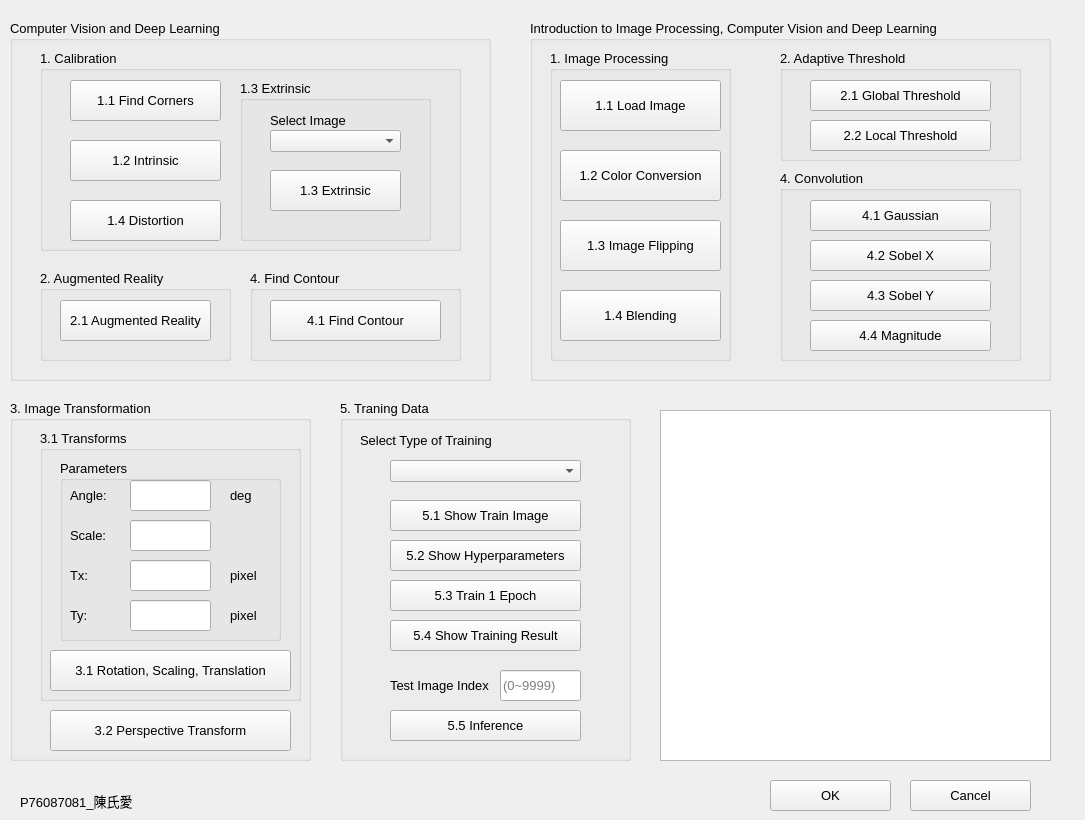
<?xml version="1.0" encoding="UTF-8"?>
<ui version="4.0">
 <class>Opencv_hw1</class>
 <widget class="QWidget" name="Opencv_hw1">
  <property name="windowModality">
   <enum>Qt::NonModal</enum>
  </property>
  <property name="enabled">
   <bool>true</bool>
  </property>
  <property name="geometry">
   <rect>
    <x>0</x>
    <y>0</y>
    <width>1085</width>
    <height>820</height>
   </rect>
  </property>
  <property name="sizePolicy">
   <sizepolicy hsizetype="Minimum" vsizetype="Minimum">
    <horstretch>0</horstretch>
    <verstretch>0</verstretch>
   </sizepolicy>
  </property>
  <property name="minimumSize">
   <size>
    <width>0</width>
    <height>0</height>
   </size>
  </property>
  <property name="maximumSize">
   <size>
    <width>1085</width>
    <height>820</height>
   </size>
  </property>
  <property name="font">
   <font>
    <pointsize>10</pointsize>
   </font>
  </property>
  <property name="cursor">
   <cursorShape>ArrowCursor</cursorShape>
  </property>
  <property name="windowTitle">
   <string>Hw1_P76087081_陳氏愛</string>
  </property>
  <property name="windowIcon">
   <iconset>
    <normaloff>cvHw1.ico</normaloff>cvHw1.ico</iconset>
  </property>
  <property name="statusTip">
   <string notr="true"/>
  </property>
  <property name="accessibleName">
   <string/>
  </property>
  <property name="accessibleDescription">
   <string/>
  </property>
  <property name="autoFillBackground">
   <bool>true</bool>
  </property>
  <property name="locale">
   <locale language="English" country="UnitedStates"/>
  </property>
  <widget class="QGroupBox" name="imgtrans_group">
   <property name="geometry">
    <rect>
     <x>10</x>
     <y>400</y>
     <width>301</width>
     <height>361</height>
    </rect>
   </property>
   <property name="title">
    <string>3. Image Transformation</string>
   </property>
   <widget class="QGroupBox" name="inforpara_group">
    <property name="geometry">
     <rect>
      <x>30</x>
      <y>30</y>
      <width>261</width>
      <height>271</height>
     </rect>
    </property>
    <property name="title">
     <string>3.1 Transforms</string>
    </property>
    <widget class="QGroupBox" name="parameter_group">
     <property name="geometry">
      <rect>
       <x>20</x>
       <y>30</y>
       <width>221</width>
       <height>181</height>
      </rect>
     </property>
     <property name="title">
      <string>Parameters</string>
     </property>
     <widget class="QLineEdit" name="lineEdit_angle">
      <property name="geometry">
       <rect>
        <x>70</x>
        <y>20</y>
        <width>81</width>
        <height>31</height>
       </rect>
      </property>
     </widget>
     <widget class="QLineEdit" name="lineEdit_scale">
      <property name="geometry">
       <rect>
        <x>70</x>
        <y>60</y>
        <width>81</width>
        <height>31</height>
       </rect>
      </property>
     </widget>
     <widget class="QLineEdit" name="lineEdit_Tx">
      <property name="geometry">
       <rect>
        <x>70</x>
        <y>100</y>
        <width>81</width>
        <height>31</height>
       </rect>
      </property>
     </widget>
     <widget class="QLineEdit" name="lineEdit_Ty">
      <property name="geometry">
       <rect>
        <x>70</x>
        <y>140</y>
        <width>81</width>
        <height>31</height>
       </rect>
      </property>
     </widget>
     <widget class="QLabel" name="label_angle">
      <property name="geometry">
       <rect>
        <x>10</x>
        <y>20</y>
        <width>52</width>
        <height>31</height>
       </rect>
      </property>
      <property name="text">
       <string>Angle:</string>
      </property>
     </widget>
     <widget class="QLabel" name="label_scale">
      <property name="geometry">
       <rect>
        <x>10</x>
        <y>60</y>
        <width>52</width>
        <height>31</height>
       </rect>
      </property>
      <property name="text">
       <string>Scale:</string>
      </property>
     </widget>
     <widget class="QLabel" name="label_ty">
      <property name="geometry">
       <rect>
        <x>10</x>
        <y>140</y>
        <width>52</width>
        <height>31</height>
       </rect>
      </property>
      <property name="text">
       <string>Ty:</string>
      </property>
     </widget>
     <widget class="QLabel" name="label_tx">
      <property name="geometry">
       <rect>
        <x>10</x>
        <y>100</y>
        <width>52</width>
        <height>31</height>
       </rect>
      </property>
      <property name="text">
       <string>Tx:</string>
      </property>
     </widget>
     <widget class="QLabel" name="label_deg">
      <property name="geometry">
       <rect>
        <x>170</x>
        <y>20</y>
        <width>31</width>
        <height>31</height>
       </rect>
      </property>
      <property name="text">
       <string>deg</string>
      </property>
     </widget>
     <widget class="QLabel" name="label_pixel1">
      <property name="geometry">
       <rect>
        <x>170</x>
        <y>100</y>
        <width>31</width>
        <height>31</height>
       </rect>
      </property>
      <property name="text">
       <string>pixel</string>
      </property>
     </widget>
     <widget class="QLabel" name="label_pixel2">
      <property name="geometry">
       <rect>
        <x>170</x>
        <y>140</y>
        <width>31</width>
        <height>31</height>
       </rect>
      </property>
      <property name="text">
       <string>pixel</string>
      </property>
     </widget>
    </widget>
    <widget class="QPushButton" name="btn_roscaltran">
     <property name="geometry">
      <rect>
       <x>10</x>
       <y>220</y>
       <width>241</width>
       <height>41</height>
      </rect>
     </property>
     <property name="text">
      <string>3.1 Rotation, Scaling, Translation</string>
     </property>
    </widget>
   </widget>
   <widget class="QPushButton" name="btn_prespective">
    <property name="geometry">
     <rect>
      <x>40</x>
      <y>310</y>
      <width>241</width>
      <height>41</height>
     </rect>
    </property>
    <property name="text">
     <string>3.2 Perspective Transform</string>
    </property>
   </widget>
  </widget>
  <widget class="QPushButton" name="btn_OK">
   <property name="geometry">
    <rect>
     <x>770</x>
     <y>780</y>
     <width>121</width>
     <height>31</height>
    </rect>
   </property>
   <property name="text">
    <string>OK</string>
   </property>
  </widget>
  <widget class="QPushButton" name="btn_cancel">
   <property name="geometry">
    <rect>
     <x>910</x>
     <y>780</y>
     <width>121</width>
     <height>31</height>
    </rect>
   </property>
   <property name="text">
    <string>Cancel</string>
   </property>
  </widget>
  <widget class="QGroupBox" name="opencv_group">
   <property name="geometry">
    <rect>
     <x>530</x>
     <y>20</y>
     <width>521</width>
     <height>361</height>
    </rect>
   </property>
   <property name="title">
    <string>Introduction to Image Processing, Computer Vision and Deep Learning</string>
   </property>
   <widget class="QGroupBox" name="imgprocess_group">
    <property name="geometry">
     <rect>
      <x>20</x>
      <y>30</y>
      <width>181</width>
      <height>311</height>
     </rect>
    </property>
    <property name="title">
     <string>1. Image Processing</string>
    </property>
    <widget class="QPushButton" name="btn_loadimg">
     <property name="geometry">
      <rect>
       <x>10</x>
       <y>30</y>
       <width>161</width>
       <height>51</height>
      </rect>
     </property>
     <property name="text">
      <string>1.1 Load Image</string>
     </property>
    </widget>
    <widget class="QPushButton" name="btn_colorcov">
     <property name="geometry">
      <rect>
       <x>10</x>
       <y>100</y>
       <width>161</width>
       <height>51</height>
      </rect>
     </property>
     <property name="text">
      <string>1.2 Color Conversion</string>
     </property>
    </widget>
    <widget class="QPushButton" name="btn_imgflipping">
     <property name="geometry">
      <rect>
       <x>10</x>
       <y>170</y>
       <width>161</width>
       <height>51</height>
      </rect>
     </property>
     <property name="text">
      <string>1.3 Image Flipping</string>
     </property>
    </widget>
    <widget class="QPushButton" name="btn_blending">
     <property name="geometry">
      <rect>
       <x>10</x>
       <y>240</y>
       <width>161</width>
       <height>51</height>
      </rect>
     </property>
     <property name="text">
      <string>1.4 Blending</string>
     </property>
    </widget>
   </widget>
   <widget class="QGroupBox" name="adaptive_group">
    <property name="geometry">
     <rect>
      <x>250</x>
      <y>30</y>
      <width>241</width>
      <height>111</height>
     </rect>
    </property>
    <property name="title">
     <string>2. Adaptive Threshold</string>
    </property>
    <widget class="QPushButton" name="btn_globthreshold">
     <property name="geometry">
      <rect>
       <x>30</x>
       <y>30</y>
       <width>181</width>
       <height>31</height>
      </rect>
     </property>
     <property name="text">
      <string>2.1 Global Threshold</string>
     </property>
    </widget>
    <widget class="QPushButton" name="btn_localthreshold">
     <property name="geometry">
      <rect>
       <x>30</x>
       <y>70</y>
       <width>181</width>
       <height>31</height>
      </rect>
     </property>
     <property name="font">
      <font>
       <pointsize>10</pointsize>
      </font>
     </property>
     <property name="text">
      <string>2.2 Local Threshold</string>
     </property>
    </widget>
   </widget>
   <widget class="QGroupBox" name="convolution_group">
    <property name="geometry">
     <rect>
      <x>250</x>
      <y>150</y>
      <width>241</width>
      <height>191</height>
     </rect>
    </property>
    <property name="title">
     <string>4. Convolution</string>
    </property>
    <widget class="QPushButton" name="btn_gaussian">
     <property name="geometry">
      <rect>
       <x>30</x>
       <y>30</y>
       <width>181</width>
       <height>31</height>
      </rect>
     </property>
     <property name="text">
      <string>4.1 Gaussian</string>
     </property>
    </widget>
    <widget class="QPushButton" name="btn_sobelX">
     <property name="geometry">
      <rect>
       <x>30</x>
       <y>70</y>
       <width>181</width>
       <height>31</height>
      </rect>
     </property>
     <property name="text">
      <string>4.2 Sobel X</string>
     </property>
    </widget>
    <widget class="QPushButton" name="btn_sobelY">
     <property name="geometry">
      <rect>
       <x>30</x>
       <y>110</y>
       <width>181</width>
       <height>31</height>
      </rect>
     </property>
     <property name="text">
      <string>4.3 Sobel Y</string>
     </property>
    </widget>
    <widget class="QPushButton" name="btn_magnitude">
     <property name="geometry">
      <rect>
       <x>30</x>
       <y>150</y>
       <width>181</width>
       <height>31</height>
      </rect>
     </property>
     <property name="text">
      <string>4.4 Magnitude</string>
     </property>
    </widget>
   </widget>
  </widget>
  <widget class="QGroupBox" name="cvdl_group">
   <property name="geometry">
    <rect>
     <x>10</x>
     <y>20</y>
     <width>481</width>
     <height>361</height>
    </rect>
   </property>
   <property name="title">
    <string>Computer Vision and Deep Learning</string>
   </property>
   <widget class="QGroupBox" name="Calibration_group">
    <property name="geometry">
     <rect>
      <x>30</x>
      <y>30</y>
      <width>421</width>
      <height>201</height>
     </rect>
    </property>
    <property name="title">
     <string>1. Calibration</string>
    </property>
    <widget class="QPushButton" name="btn_findcorners">
     <property name="geometry">
      <rect>
       <x>30</x>
       <y>30</y>
       <width>151</width>
       <height>41</height>
      </rect>
     </property>
     <property name="text">
      <string>1.1 Find Corners</string>
     </property>
    </widget>
    <widget class="QPushButton" name="btn_intrinsic">
     <property name="geometry">
      <rect>
       <x>30</x>
       <y>90</y>
       <width>151</width>
       <height>41</height>
      </rect>
     </property>
     <property name="text">
      <string>1.2 Intrinsic</string>
     </property>
    </widget>
    <widget class="QPushButton" name="btn_distortion">
     <property name="geometry">
      <rect>
       <x>30</x>
       <y>150</y>
       <width>151</width>
       <height>41</height>
      </rect>
     </property>
     <property name="text">
      <string>1.4 Distortion</string>
     </property>
    </widget>
    <widget class="QGroupBox" name="Extrinsic_group">
     <property name="enabled">
      <bool>true</bool>
     </property>
     <property name="geometry">
      <rect>
       <x>200</x>
       <y>30</y>
       <width>191</width>
       <height>161</height>
      </rect>
     </property>
     <property name="title">
      <string>1.3 Extrinsic</string>
     </property>
     <widget class="QLabel" name="label_selectimage">
      <property name="geometry">
       <rect>
        <x>30</x>
        <y>30</y>
        <width>101</width>
        <height>20</height>
       </rect>
      </property>
      <property name="text">
       <string>Select Image</string>
      </property>
     </widget>
     <widget class="QComboBox" name="cbb_selectimage">
      <property name="enabled">
       <bool>true</bool>
      </property>
      <property name="geometry">
       <rect>
        <x>30</x>
        <y>50</y>
        <width>131</width>
        <height>22</height>
       </rect>
      </property>
      <property name="editable">
       <bool>false</bool>
      </property>
      <property name="currentText">
       <string/>
      </property>
      <property name="currentIndex">
       <number>-1</number>
      </property>
     </widget>
     <widget class="QPushButton" name="btn_extrinsic">
      <property name="geometry">
       <rect>
        <x>30</x>
        <y>90</y>
        <width>131</width>
        <height>41</height>
       </rect>
      </property>
      <property name="text">
       <string>1.3 Extrinsic</string>
      </property>
     </widget>
    </widget>
   </widget>
   <widget class="QGroupBox" name="Augmented_group">
    <property name="geometry">
     <rect>
      <x>30</x>
      <y>250</y>
      <width>191</width>
      <height>91</height>
     </rect>
    </property>
    <property name="title">
     <string>2. Augmented Reality</string>
    </property>
    <widget class="QPushButton" name="btn_augmented">
     <property name="geometry">
      <rect>
       <x>20</x>
       <y>30</y>
       <width>151</width>
       <height>41</height>
      </rect>
     </property>
     <property name="text">
      <string>2.1 Augmented Reality</string>
     </property>
    </widget>
   </widget>
   <widget class="QGroupBox" name="findcontour_group">
    <property name="geometry">
     <rect>
      <x>240</x>
      <y>250</y>
      <width>211</width>
      <height>91</height>
     </rect>
    </property>
    <property name="title">
     <string>4. Find Contour</string>
    </property>
    <widget class="QPushButton" name="btn_findcontour">
     <property name="geometry">
      <rect>
       <x>20</x>
       <y>30</y>
       <width>171</width>
       <height>41</height>
      </rect>
     </property>
     <property name="text">
      <string>4.1 Find Contour</string>
     </property>
    </widget>
   </widget>
  </widget>
  <widget class="QLabel" name="label_footer">
   <property name="geometry">
    <rect>
     <x>20</x>
     <y>790</y>
     <width>121</width>
     <height>21</height>
    </rect>
   </property>
   <property name="text">
    <string>P76087081_陳氏愛</string>
   </property>
  </widget>
  <widget class="QTextBrowser" name="text_showvalue">
   <property name="geometry">
    <rect>
     <x>660</x>
     <y>410</y>
     <width>391</width>
     <height>351</height>
    </rect>
   </property>
   <property name="font">
    <font>
     <family>MS Serif</family>
     <pointsize>10</pointsize>
     <weight>75</weight>
     <bold>true</bold>
    </font>
   </property>
  </widget>
  <widget class="QGroupBox" name="trainingdata_group">
   <property name="geometry">
    <rect>
     <x>340</x>
     <y>400</y>
     <width>291</width>
     <height>361</height>
    </rect>
   </property>
   <property name="toolTipDuration">
    <number>-1</number>
   </property>
   <property name="title">
    <string>5. Traning Data</string>
   </property>
   <widget class="QComboBox" name="cbb_selecttrain">
    <property name="enabled">
     <bool>true</bool>
    </property>
    <property name="geometry">
     <rect>
      <x>50</x>
      <y>60</y>
      <width>191</width>
      <height>22</height>
     </rect>
    </property>
    <property name="tabletTracking">
     <bool>false</bool>
    </property>
    <property name="toolTipDuration">
     <number>-1</number>
    </property>
    <property name="statusTip">
     <string/>
    </property>
    <property name="editable">
     <bool>false</bool>
    </property>
    <property name="currentText">
     <string notr="true"/>
    </property>
    <property name="currentIndex">
     <number>-1</number>
    </property>
    <property name="minimumContentsLength">
     <number>0</number>
    </property>
    <property name="duplicatesEnabled">
     <bool>false</bool>
    </property>
    <property name="frame">
     <bool>true</bool>
    </property>
    <property name="modelColumn">
     <number>0</number>
    </property>
   </widget>
   <widget class="QLabel" name="label_selectitrain">
    <property name="geometry">
     <rect>
      <x>20</x>
      <y>30</y>
      <width>141</width>
      <height>20</height>
     </rect>
    </property>
    <property name="text">
     <string>Select Type of Training</string>
    </property>
   </widget>
   <widget class="QPushButton" name="btn_showimgtrain">
    <property name="geometry">
     <rect>
      <x>50</x>
      <y>100</y>
      <width>191</width>
      <height>31</height>
     </rect>
    </property>
    <property name="text">
     <string>5.1 Show Train Image</string>
    </property>
   </widget>
   <widget class="QPushButton" name="btn_showhyper">
    <property name="geometry">
     <rect>
      <x>50</x>
      <y>140</y>
      <width>191</width>
      <height>31</height>
     </rect>
    </property>
    <property name="text">
     <string>5.2 Show Hyperparameters</string>
    </property>
   </widget>
   <widget class="QPushButton" name="btn_trainepoch">
    <property name="geometry">
     <rect>
      <x>50</x>
      <y>180</y>
      <width>191</width>
      <height>31</height>
     </rect>
    </property>
    <property name="text">
     <string>5.3 Train 1 Epoch</string>
    </property>
   </widget>
   <widget class="QPushButton" name="btn_showresulttrain">
    <property name="geometry">
     <rect>
      <x>50</x>
      <y>220</y>
      <width>191</width>
      <height>31</height>
     </rect>
    </property>
    <property name="text">
     <string>5.4 Show Training Result</string>
    </property>
   </widget>
   <widget class="QPushButton" name="btn_inferencetrain">
    <property name="geometry">
     <rect>
      <x>50</x>
      <y>310</y>
      <width>191</width>
      <height>31</height>
     </rect>
    </property>
    <property name="text">
     <string>5.5 Inference</string>
    </property>
   </widget>
   <widget class="QLineEdit" name="lineEdit_testimg">
    <property name="geometry">
     <rect>
      <x>160</x>
      <y>270</y>
      <width>81</width>
      <height>31</height>
     </rect>
    </property>
    <property name="text">
     <string notr="true"/>
    </property>
    <property name="placeholderText">
     <string>(0~9999)</string>
    </property>
   </widget>
   <widget class="QLabel" name="label_testimg">
    <property name="geometry">
     <rect>
      <x>50</x>
      <y>270</y>
      <width>101</width>
      <height>31</height>
     </rect>
    </property>
    <property name="text">
     <string>Test Image Index</string>
    </property>
   </widget>
  </widget>
 </widget>
 <resources/>
 <connections/>
</ui>
